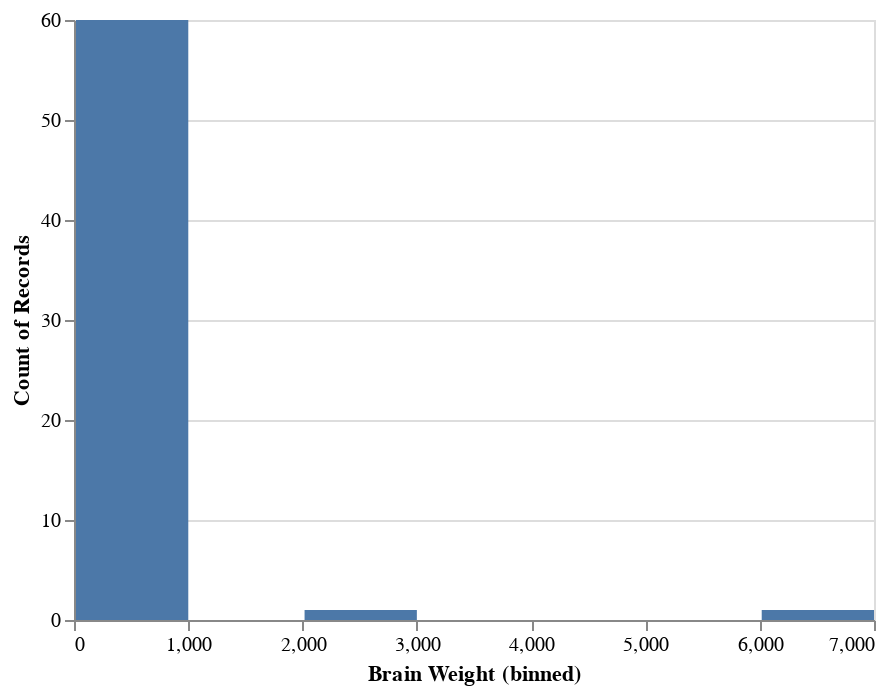

The code cell stored with this chart in its notebook:
### Code cell
# Histogram
alt.Chart(brain).mark_bar().encode(
    x=alt.X('Brain Weight',bin=True),
    y="count()"
)

### Figure 1 — Vega-Lite specification as saved in the notebook (floating-point values rounded to 4 significant figures)
{"config": {"view": {"continuousWidth": 400, "continuousHeight": 300}}, "data": {"name": "data-c3f1d169386444fd3f2894e6f80b96b0"}, "mark": "bar", "encoding": {"x": {"type": "quantitative", "bin": true, "field": "Brain Weight"}, "y": {"type": "quantitative", "aggregate": "count"}}, "$schema": "https://vega.github.io/schema/vega-lite/v4.8.1.json", "datasets": {"data-c3f1d169386444fd3f2894e6f80b96b0": [{"Index": 1, "Brain Weight": 3.385, "Body Weight": 44.5}, {"Index": 2, "Brain Weight": 0.48, "Body Weight": 15.5}, {"Index": 3, "Brain Weight": 1.35, "Body Weight": 8.1}, {"Index": 4, "Brain Weight": 465.0, "Body Weight": 423.0}, {"Index": 5, "Brain Weight": 36.33, "Body Weight": 119.5}, {"Index": 6, "Brain Weight": 27.66, "Body Weight": 115.0}, {"Index": 7, "Brain Weight": 14.83, "Body Weight": 98.2}, {"Index": 8, "Brain Weight": 1.04, "Body Weight": 5.5}, {"Index": 9, "Brain Weight": 4.19, "Body Weight": 58.0}, {"Index": 10, "Brain Weight": 0.425, "Body Weight": 6.4}, {"Index": 11, "Brain Weight": 0.101, "Body Weight": 4.0}, {"Index": 12, "Brain Weight": 0.92, "Body Weight": 5.7}, {"Index": 13, "Brain Weight": 1.0, "Body Weight": 6.6}, {"Index": 14, "Brain Weight": 0.005, "Body Weight": 0.14}, {"Index": 15, "Brain Weight": 0.06, "Body Weight": 1.0}, {"Index": 16, "Brain Weight": 3.5, "Body Weight": 10.8}, {"Index": 17, "Brain Weight": 2.0, "Body Weight": 12.3}, {"Index": 18, "Brain Weight": 1.7, "Body Weight": 6.3}, {"Index": 19, "Brain Weight": 2547.0, "Body Weight": 4603.0}, {"Index": 20, "Brain Weight": 0.023, "Body Weight": 0.3}, {"Index": 21, "Brain Weight": 187.1, "Body Weight": 419.0}, {"Index": 22, "Brain Weight": 521.0, "Body Weight": 655.0}, {"Index": 23, "Brain Weight": 0.785, "Body Weight": 3.5}, {"Index": 24, "Brain Weight": 10.0, "Body Weight": 115.0}, {"Index": 25, "Brain Weight": 3.3, "Body Weight": 25.6}, {"Index": 26, "Brain Weight": 0.2, "Body Weight": 5.0}, {"Index": 27, "Brain Weight": 1.41, "Body Weight": 17.5}, {"Index": 28, "Brain Weight": 529.0, "Body Weight": 680.0}, {"Index": 29, "Brain Weight": 207.0, "Body Weight": 406.0}, {"Index": 30, "Brain Weight": 85.0, "Body Weight": 325.0}, {"Index": 31, "Brain Weight": 0.75, "Body Weight": 12.3}, {"Index": 32, "Brain Weight": 62.0, "Body Weight": 1320.0}, {"Index": 33, "Brain Weight": 6654.0, "Body Weight": 5712.0}, {"Index": 34, "Brain Weight": 3.5, "Body Weight": 3.9}, {"Index": 35, "Brain Weight": 6.8, "Body Weight": 179.0}, {"Index": 36, "Brain Weight": 35.0, "Body Weight": 56.0}, {"Index": 37, "Brain Weight": 4.05, "Body Weight": 17.0}, {"Index": 38, "Brain Weight": 0.12, "Body Weight": 1.0}, {"Index": 39, "Brain Weight": 0.023, "Body Weight": 0.4}, {"Index": 40, "Brain Weight": 0.01, "Body Weight": 0.25}, {"Index": 41, "Brain Weight": 1.4, "Body Weight": 12.5}, {"Index": 42, "Brain Weight": 250.0, "Body Weight": 490.0}, {"Index": 43, "Brain Weight": 2.5, "Body Weight": 12.1}, {"Index": 44, "Brain Weight": 55.5, "Body Weight": 175.0}, {"Index": 45, "Brain Weight": 100.0, "Body Weight": 157.0}, {"Index": 46, "Brain Weight": 52.16, "Body Weight": 440.0}, {"Index": 47, "Brain Weight": 10.55, "Body Weight": 179.5}, {"Index": 48, "Brain Weight": 0.55, "Body Weight": 2.4}, {"Index": 49, "Brain Weight": 60.0, "Body Weight": 81.0}, {"Index": 50, "Brain Weight": 3.6, "Body Weight": 21.0}, {"Index": 51, "Brain Weight": 4.288, "Body Weight": 39.2}, {"Index": 52, "Brain Weight": 0.28, "Body Weight": 1.9}, {"Index": 53, "Brain Weight": 0.075, "Body Weight": 1.2}, {"Index": 54, "Brain Weight": 0.122, "Body Weight": 3.0}, {"Index": 55, "Brain Weight": 0.048, "Body Weight": 0.33}, {"Index": 56, "Brain Weight": 192.0, "Body Weight": 180.0}, {"Index": 57, "Brain Weight": 3.0, "Body Weight": 25.0}, {"Index": 58, "Brain Weight": 160.0, "Body Weight": 169.0}, {"Index": 59, "Brain Weight": 0.9, "Body Weight": 2.6}, {"Index": 60, "Brain Weight": 1.62, "Body Weight": 11.4}, {"Index": 61, "Brain Weight": 0.104, "Body Weight": 2.5}, {"Index": 62, "Brain Weight": 4.235, "Body Weight": 50.4}]}}
